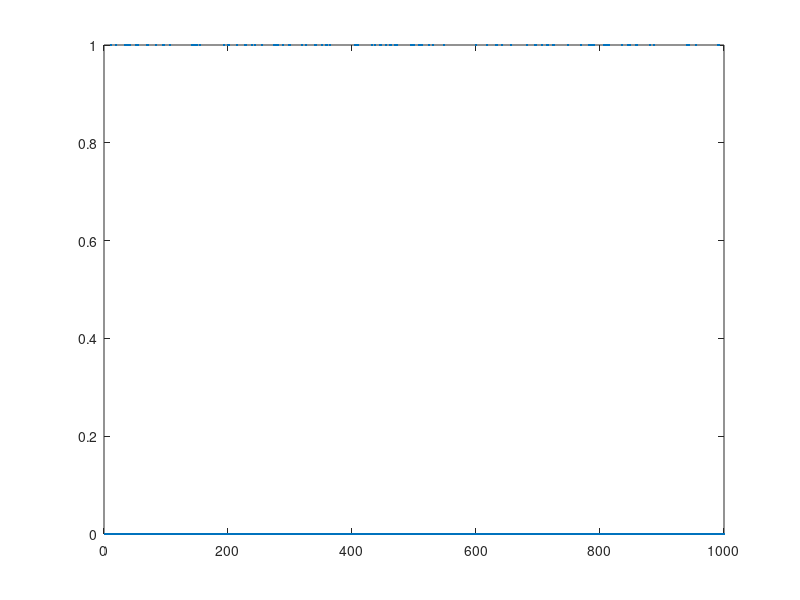
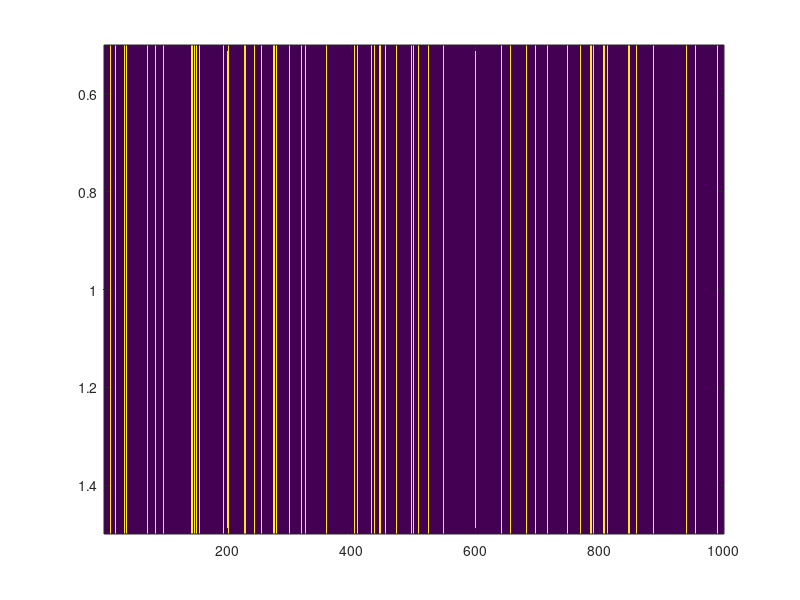
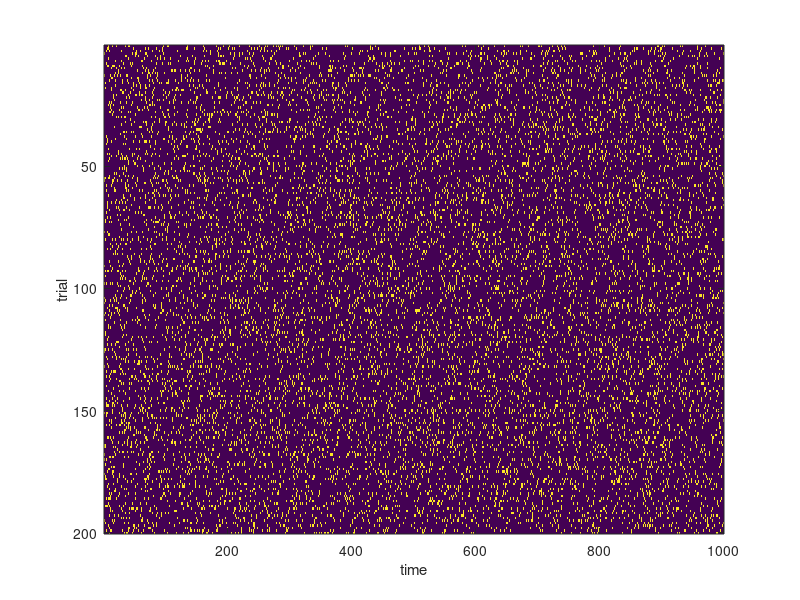

Here is the MATLAB script that generated these plots, in order:
%Generate single spiketrain

rand('state',sum(100*clock));

nsec=1 ;
T=1;
deltat=0.001;
r=100;
p=r*deltat;
numbins=round(T/deltat);
spiketrain=round(rand(1,numbins) + (p-1/2))

figure;
plot(spiketrain,'.')

figure;
imagesc(spiketrain)


%Generate many "trials" of spiketrains
numtrials=200;
spiketrain=round(rand(numtrials,numbins) + (p-1/2));

figure;
imagesc(spiketrain)
xlabel('time')
ylabel('trial')


%Compute the average spike rate, and standard deviation
rate_per_trial=1/T * sum(spiketrain,2)
mean_rate_per_trial = mean(rate_per_trial)
std_dev_rate_per_trial = std(rate_per_trial)